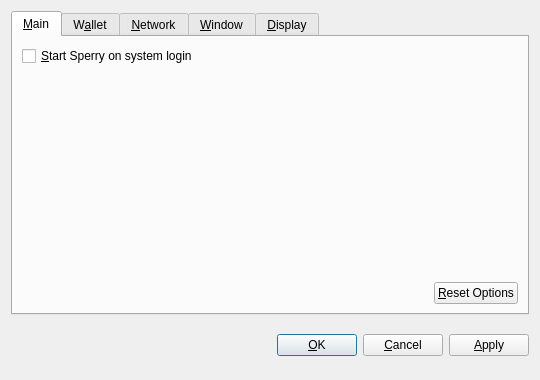
<?xml version="1.0" encoding="UTF-8"?>
<ui version="4.0">
 <class>OptionsDialog</class>
 <widget class="QDialog" name="OptionsDialog">
  <property name="geometry">
   <rect>
    <x>0</x>
    <y>0</y>
    <width>540</width>
    <height>380</height>
   </rect>
  </property>
  <property name="windowTitle">
   <string>Options</string>
  </property>
  <property name="modal">
   <bool>true</bool>
  </property>
  <layout class="QVBoxLayout" name="verticalLayout">
   <item>
    <widget class="QTabWidget" name="tabWidget">
     <property name="tabPosition">
      <enum>QTabWidget::North</enum>
     </property>
     <property name="currentIndex">
      <number>0</number>
     </property>
     <widget class="QWidget" name="tabMain">
      <attribute name="title">
       <string>&amp;Main</string>
      </attribute>
      <layout class="QVBoxLayout" name="verticalLayout_Main">
       <item>
        <widget class="QCheckBox" name="bitcoinAtStartup">
         <property name="toolTip">
          <string>Automatically start Sperry after logging in to the system.</string>
         </property>
         <property name="text">
          <string>&amp;Start Sperry on system login</string>
         </property>
        </widget>
       </item>
       <item>
        <spacer name="verticalSpacer_Main">
         <property name="orientation">
          <enum>Qt::Vertical</enum>
         </property>
         <property name="sizeHint" stdset="0">
          <size>
           <width>20</width>
           <height>40</height>
          </size>
         </property>
        </spacer>
       </item>
       <item>
        <layout class="QHBoxLayout" name="horizontalLayout_2_Main">
         <item>
          <spacer name="horizontalSpacer_2_Main">
           <property name="orientation">
            <enum>Qt::Horizontal</enum>
           </property>
           <property name="sizeHint" stdset="0">
            <size>
             <width>40</width>
             <height>20</height>
            </size>
           </property>
          </spacer>
         </item>
         <item>
          <widget class="QPushButton" name="resetButton">
           <property name="toolTip">
            <string>Reset all client options to default.</string>
           </property>
           <property name="text">
            <string>&amp;Reset Options</string>
           </property>
           <property name="autoDefault">
            <bool>false</bool>
           </property>
          </widget>
         </item>
        </layout>
       </item>
      </layout>
     </widget>
     <widget class="QWidget" name="tabWallet">
      <attribute name="title">
       <string>W&amp;allet</string>
      </attribute>
      <layout class="QVBoxLayout" name="verticalLayout_Network">
       <item>
        <widget class="QLabel" name="transactionFeeInfoLabel">
         <property name="text">
          <string>Optional transaction fee per kB that helps make sure your transactions are processed quickly. Most transactions are 1 kB.</string>
         </property>
         <property name="textFormat">
          <enum>Qt::PlainText</enum>
         </property>
         <property name="wordWrap">
          <bool>true</bool>
         </property>
        </widget>
       </item>
       <item>
        <layout class="QHBoxLayout" name="horizontalLayout_1_Main">
         <item>
          <widget class="QLabel" name="transactionFeeLabel">
           <property name="text">
            <string>Pay transaction &amp;fee</string>
           </property>
           <property name="textFormat">
            <enum>Qt::PlainText</enum>
           </property>
           <property name="buddy">
            <cstring>transactionFee</cstring>
           </property>
          </widget>
         </item>
         <item>
          <widget class="BitcoinAmountField" name="transactionFee"/>
         </item>
         <item>
          <spacer name="horizontalSpacer_1_Main">
           <property name="orientation">
            <enum>Qt::Horizontal</enum>
           </property>
           <property name="sizeHint" stdset="0">
            <size>
             <width>40</width>
             <height>20</height>
            </size>
           </property>
          </spacer>
         </item>
        </layout>
       </item>
       <item>
        <widget class="QLabel" name="label">
         <property name="text">
          <string>If you disable the spending of unconfirmed change, the change from a transaction cannot be used until that transaction has at least one confirmation. This also affects how your balance is computed.</string>
         </property>
         <property name="wordWrap">
          <bool>true</bool>
         </property>
        </widget>
       </item>
       <item>
        <widget class="QCheckBox" name="spendZeroConfChange">
         <property name="text">
          <string>Spend unconfirmed change  (experts only)</string>
         </property>
        </widget>
       </item>
       <item>
        <spacer name="verticalSpacer">
         <property name="orientation">
          <enum>Qt::Vertical</enum>
         </property>
         <property name="sizeHint" stdset="0">
          <size>
           <width>20</width>
           <height>40</height>
          </size>
         </property>
        </spacer>
       </item>
      </layout>
     </widget>
     <widget class="QWidget" name="tabNetwork">
      <attribute name="title">
       <string>&amp;Network</string>
      </attribute>
      <layout class="QVBoxLayout" name="verticalLayout_Network">
       <item>
        <widget class="QCheckBox" name="mapPortUpnp">
         <property name="toolTip">
          <string>Automatically open the Sperry client port on the router. This only works when your router supports UPnP and it is enabled.</string>
         </property>
         <property name="text">
          <string>Map port using &amp;UPnP</string>
         </property>
        </widget>
       </item>
       <item>
        <widget class="QCheckBox" name="connectSocks">
         <property name="toolTip">
          <string>Connect to the Sperry network through a SOCKS proxy (e.g. when connecting through Tor).</string>
         </property>
         <property name="text">
          <string>&amp;Connect through SOCKS proxy:</string>
         </property>
        </widget>
       </item>
       <item>
        <layout class="QHBoxLayout" name="horizontalLayout_Network">
         <item>
          <widget class="QLabel" name="proxyIpLabel">
           <property name="text">
            <string>Proxy &amp;IP:</string>
           </property>
           <property name="textFormat">
            <enum>Qt::PlainText</enum>
           </property>
           <property name="buddy">
            <cstring>proxyIp</cstring>
           </property>
          </widget>
         </item>
         <item>
          <widget class="QValidatedLineEdit" name="proxyIp">
           <property name="maximumSize">
            <size>
             <width>140</width>
             <height>16777215</height>
            </size>
           </property>
           <property name="toolTip">
            <string>IP address of the proxy (e.g. 127.0.0.1)</string>
           </property>
          </widget>
         </item>
         <item>
          <widget class="QLabel" name="proxyPortLabel">
           <property name="text">
            <string>&amp;Port:</string>
           </property>
           <property name="textFormat">
            <enum>Qt::PlainText</enum>
           </property>
           <property name="buddy">
            <cstring>proxyPort</cstring>
           </property>
          </widget>
         </item>
         <item>
          <widget class="QLineEdit" name="proxyPort">
           <property name="maximumSize">
            <size>
             <width>55</width>
             <height>16777215</height>
            </size>
           </property>
           <property name="toolTip">
            <string>Port of the proxy (e.g. 9050)</string>
           </property>
          </widget>
         </item>
         <item>
          <widget class="QLabel" name="socksVersionLabel">
           <property name="text">
            <string>SOCKS &amp;Version:</string>
           </property>
           <property name="textFormat">
            <enum>Qt::PlainText</enum>
           </property>
           <property name="buddy">
            <cstring>socksVersion</cstring>
           </property>
          </widget>
         </item>
         <item>
          <widget class="QValueComboBox" name="socksVersion">
           <property name="toolTip">
            <string>SOCKS version of the proxy (e.g. 5)</string>
           </property>
          </widget>
         </item>
         <item>
          <spacer name="horizontalSpacer_Network">
           <property name="orientation">
            <enum>Qt::Horizontal</enum>
           </property>
           <property name="sizeHint" stdset="0">
            <size>
             <width>40</width>
             <height>20</height>
            </size>
           </property>
          </spacer>
         </item>
        </layout>
       </item>
       <item>
        <spacer name="verticalSpacer_Network">
         <property name="orientation">
          <enum>Qt::Vertical</enum>
         </property>
         <property name="sizeHint" stdset="0">
          <size>
           <width>20</width>
           <height>40</height>
          </size>
         </property>
        </spacer>
       </item>
      </layout>
     </widget>
     <widget class="QWidget" name="tabWindow">
      <attribute name="title">
       <string>&amp;Window</string>
      </attribute>
      <layout class="QVBoxLayout" name="verticalLayout_Window">
       <item>
        <widget class="QCheckBox" name="minimizeToTray">
         <property name="toolTip">
          <string>Show only a tray icon after minimizing the window.</string>
         </property>
         <property name="text">
          <string>&amp;Minimize to the tray instead of the taskbar</string>
         </property>
        </widget>
       </item>
       <item>
        <widget class="QCheckBox" name="minimizeOnClose">
         <property name="toolTip">
          <string>Minimize instead of exit the application when the window is closed. When this option is enabled, the application will be closed only after selecting Quit in the menu.</string>
         </property>
         <property name="text">
          <string>M&amp;inimize on close</string>
         </property>
        </widget>
       </item>
       <item>
        <spacer name="verticalSpacer_Window">
         <property name="orientation">
          <enum>Qt::Vertical</enum>
         </property>
         <property name="sizeHint" stdset="0">
          <size>
           <width>20</width>
           <height>40</height>
          </size>
         </property>
        </spacer>
       </item>
      </layout>
     </widget>
     <widget class="QWidget" name="tabDisplay">
      <attribute name="title">
       <string>&amp;Display</string>
      </attribute>
      <layout class="QVBoxLayout" name="verticalLayout_Display">
       <item>
        <layout class="QHBoxLayout" name="horizontalLayout_1_Display">
         <item>
          <widget class="QLabel" name="langLabel">
           <property name="text">
            <string>User Interface &amp;language:</string>
           </property>
           <property name="textFormat">
            <enum>Qt::PlainText</enum>
           </property>
           <property name="buddy">
            <cstring>lang</cstring>
           </property>
          </widget>
         </item>
         <item>
          <widget class="QValueComboBox" name="lang">
           <property name="toolTip">
            <string>The user interface language can be set here. This setting will take effect after restarting Sperry.</string>
           </property>
          </widget>
         </item>
        </layout>
       </item>
       <item>
        <layout class="QHBoxLayout" name="horizontalLayout_2_Display">
         <item>
          <widget class="QLabel" name="unitLabel">
           <property name="text">
            <string>&amp;Unit to show amounts in:</string>
           </property>
           <property name="textFormat">
            <enum>Qt::PlainText</enum>
           </property>
           <property name="buddy">
            <cstring>unit</cstring>
           </property>
          </widget>
         </item>
         <item>
          <widget class="QValueComboBox" name="unit">
           <property name="toolTip">
            <string>Choose the default subdivision unit to show in the interface and when sending coins.</string>
           </property>
          </widget>
         </item>
        </layout>
       </item>
       <item>
        <widget class="QCheckBox" name="displayAddresses">
         <property name="toolTip">
          <string>Whether to show Sperry addresses in the transaction list or not.</string>
         </property>
         <property name="text">
          <string>&amp;Display addresses in transaction list</string>
         </property>
        </widget>
       </item>
       <item>
        <widget class="QCheckBox" name="coinControlFeatures">
         <property name="toolTip">
          <string>Whether to show coin control features or not.</string>
         </property>
         <property name="text">
          <string>Display coin &amp;control features (experts only!)</string>
         </property>
        </widget>
       </item>
       <item>
        <spacer name="verticalSpacer_Display">
         <property name="orientation">
          <enum>Qt::Vertical</enum>
         </property>
         <property name="sizeHint" stdset="0">
          <size>
           <width>20</width>
           <height>40</height>
          </size>
         </property>
        </spacer>
       </item>
      </layout>
     </widget>
    </widget>
   </item>
   <item>
    <layout class="QHBoxLayout" name="horizontalLayout_Buttons">
     <item>
      <spacer name="horizontalSpacer_1">
       <property name="orientation">
        <enum>Qt::Horizontal</enum>
       </property>
       <property name="sizeHint" stdset="0">
        <size>
         <width>40</width>
         <height>48</height>
        </size>
       </property>
      </spacer>
     </item>
     <item>
      <widget class="QLabel" name="statusLabel">
       <property name="font">
        <font>
         <weight>75</weight>
         <bold>true</bold>
        </font>
       </property>
       <property name="text">
        <string/>
       </property>
       <property name="textFormat">
        <enum>Qt::PlainText</enum>
       </property>
       <property name="wordWrap">
        <bool>true</bool>
       </property>
      </widget>
     </item>
     <item>
      <spacer name="horizontalSpacer_2">
       <property name="orientation">
        <enum>Qt::Horizontal</enum>
       </property>
       <property name="sizeHint" stdset="0">
        <size>
         <width>40</width>
         <height>48</height>
        </size>
       </property>
      </spacer>
     </item>
     <item>
      <widget class="QPushButton" name="okButton">
       <property name="text">
        <string>&amp;OK</string>
       </property>
      </widget>
     </item>
     <item>
      <widget class="QPushButton" name="cancelButton">
       <property name="text">
        <string>&amp;Cancel</string>
       </property>
       <property name="autoDefault">
        <bool>false</bool>
       </property>
      </widget>
     </item>
     <item>
      <widget class="QPushButton" name="applyButton">
       <property name="text">
        <string>&amp;Apply</string>
       </property>
       <property name="autoDefault">
        <bool>false</bool>
       </property>
      </widget>
     </item>
    </layout>
   </item>
  </layout>
 </widget>
 <customwidgets>
  <customwidget>
   <class>BitcoinAmountField</class>
   <extends>QSpinBox</extends>
   <header>bitcoinamountfield.h</header>
  </customwidget>
  <customwidget>
   <class>QValueComboBox</class>
   <extends>QComboBox</extends>
   <header>qvaluecombobox.h</header>
  </customwidget>
  <customwidget>
   <class>QValidatedLineEdit</class>
   <extends>QLineEdit</extends>
   <header>qvalidatedlineedit.h</header>
  </customwidget>
 </customwidgets>
 <resources/>
 <connections/>
</ui>
